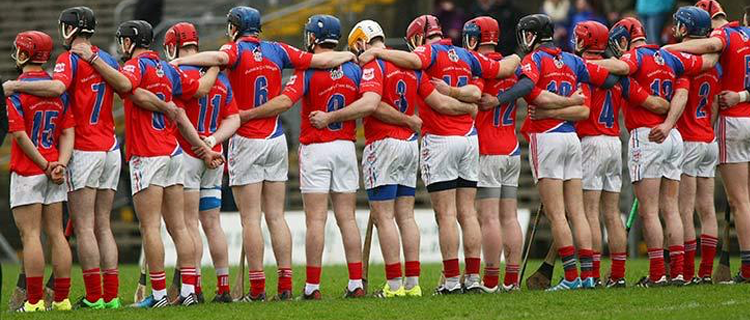
#> input picture src/test-images/1.jpg, 750 x 320 px
$ python -i image.py   (imports and definitions only)
#> lines starting #> are read from the running program, lines starting #| are printed output that depends on the picture
#> further down, picture is the input picture: PIL image 750x320 RGB; mean R, G, B 131.1, 96.1, 81
from PIL import Image, ImageDraw
import webcolors


def get_colors(img, colors=10):
#> called with colors = 10
    resized = img.resize((255, 255))
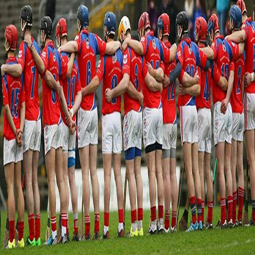
#> resized: PIL image 255x255 RGB; mean R, G, B 131.1, 96.1, 81
    # Quantize to 10 colors, turn it back into RGB for easier convertion to HEX
    converted = resized.convert('P', palette=Image.ADAPTIVE, colors=colors).convert('RGB')
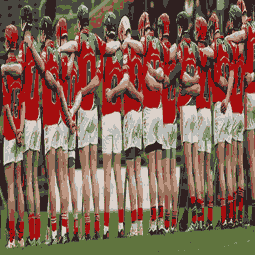
#> converted: PIL image 255x255 RGB; mean R, G, B 130.1, 97, 81.3

    def get_first_item(a):
        return a[0]
    colors = converted.getcolors()
#> colors = [(5677, (189, 151, 131)), (4553, (185, 187, 182)), (6992, (153, 115, 93)), (5032, (147, 67, 60)), (9233, (73, 71, 64)), (4078, (220, 210, 203)), (8866, (164, 14, 15)), (3435, (133, 146, 112)), (9159, (96, 116, 62)), (8000, (47, 32, 32))]
    colors.sort(key=get_first_item, reverse=True)
    colors = [webcolors.rgb_to_hex(color[1]) for color in colors]
#> colors = ['#494740', '#60743e', '#a40e0f', '#2f2020', '#99735d', '#bd9783', '#93433c', '#b9bbb6', '#dcd2cb', '#859270']
    return colors


def getWithPalette(baseImage):
    # Get 10 main colors in HEX
    colors = get_colors(baseImage)

    # Create a new blank image
    baseWidth, baseHeight = baseImage.size
#> baseWidth = 750; baseHeight = 320
    spaceBetweenColors = 20 if baseWidth >= 1500 else 20 if baseWidth >= 1000 else 5
#> spaceBetweenColors = 5
    colorsLen = len(colors)
#> colorsLen = 10
    colorSize = round(
        (baseWidth - (spaceBetweenColors * colorsLen)) / colorsLen)
#> colorSize = 70
    newImage = Image.new(
        'RGBA', (baseWidth, baseHeight + colorSize + (spaceBetweenColors * 2)), (197, 197, 197, 1))

    # Paste the original image
    newImage.paste(baseImage, (0, 0))
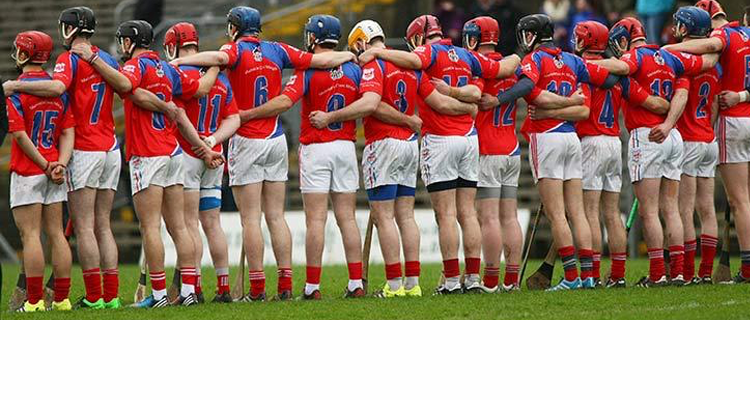
#> newImage: PIL image 750x400 RGBA; mean R, G, B, A 144.3, 116.3, 104.2, 204.2; transparent parts drawn white

    # Draw the palette on the bottom of the image
    context = ImageDraw.Draw(newImage)
    x0 = spaceBetweenColors
#> x0 = 5
    y0 = baseHeight + spaceBetweenColors
#> y0 = 325
    x1 = colorSize
#> x1 = 70
    y1 = baseHeight + spaceBetweenColors + colorSize
#> y1 = 395

    for color in colors:
        context.rectangle([(x0, y0), (x1, y1)], color, '#333', 3)
        x0 += colorSize + spaceBetweenColors
        x1 += colorSize + spaceBetweenColors
#> this loop made 10 passes
#> (color, x0, x1) on passes 1 to 10: ('#494740', 80, 145), ('#60743e', 155, 220), ('#a40e0f', 230, 295), ('#2f2020', 305, 370), ('#99735d', 380, 445), ('#bd9783', 455, 520), ('#93433c', 530, 595), ('#b9bbb6', 605, 670), ('#dcd2cb', 680, 745), ('#859270', 755, 820)
#> after the loop, x0 = 755; x1 = 820

    return (newImage, colors)

>>> from PIL import Image
>>> picture = Image.open('../test-images/1.jpg')
>>> result = getWithPalette(picture)

$ run again, on src/test-images/3.jpg
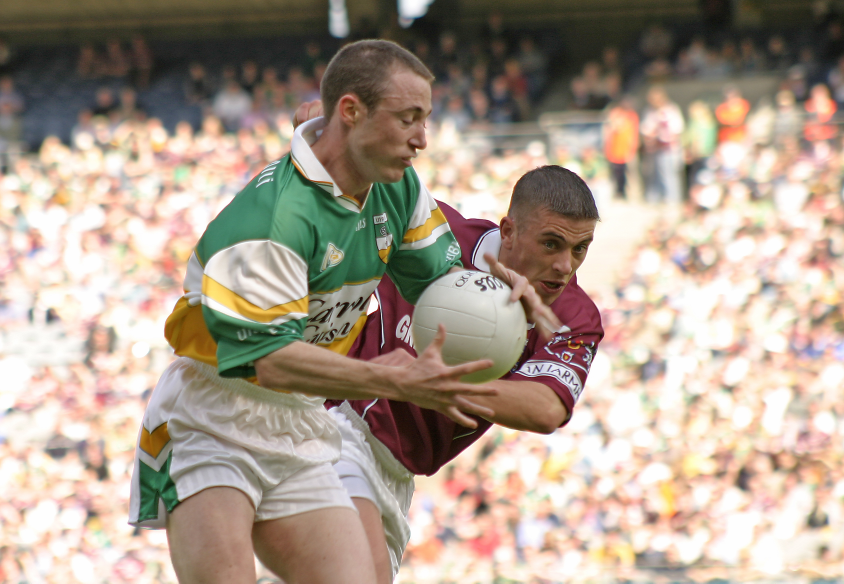
#> input picture src/test-images/3.jpg, 2532 x 1750 px (shown at 1/3 size)
#> picture is the input picture: PIL image 2532x1750 RGB; mean R, G, B 172, 157.4, 142.6
#> in get_colors, `converted = resized.convert('P', palette=Image.ADAPTIVE, colors=colors..`:
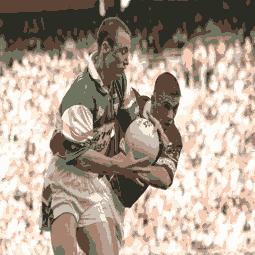
#> converted: PIL image 255x255 RGB; mean R, G, B 173.2, 157.8, 143.2
#> in get_colors, `colors = converted.getcolors()`: colors = [(6103, (254, 237, 219)), (4235, (246, 237, 222)), (5692, (203, 191, 180)), (4780, (167, 131, 111)), (8528, (43, 45, 37)), (7238, (254, 252, 249)), (8291, (245, 206, 181)), (5650, (182, 158, 143)), (6264, (111, 116, 96)), (8244, (92, 68, 55))]
#> in get_colors, `colors = [webcolors.rgb_to_hex(color[1]) for color in colors]`: colors = ['#2b2d25', '#f5ceb5', '#5c4437', '#fefcf9', '#6f7460', '#feeddb', '#cbbfb4', '#b69e8f', '#a7836f', '#f6edde']
#> colorsLen = 10
#> colorSize = 233
#> in getWithPalette, `newImage.paste(baseImage, (0, 0))`:
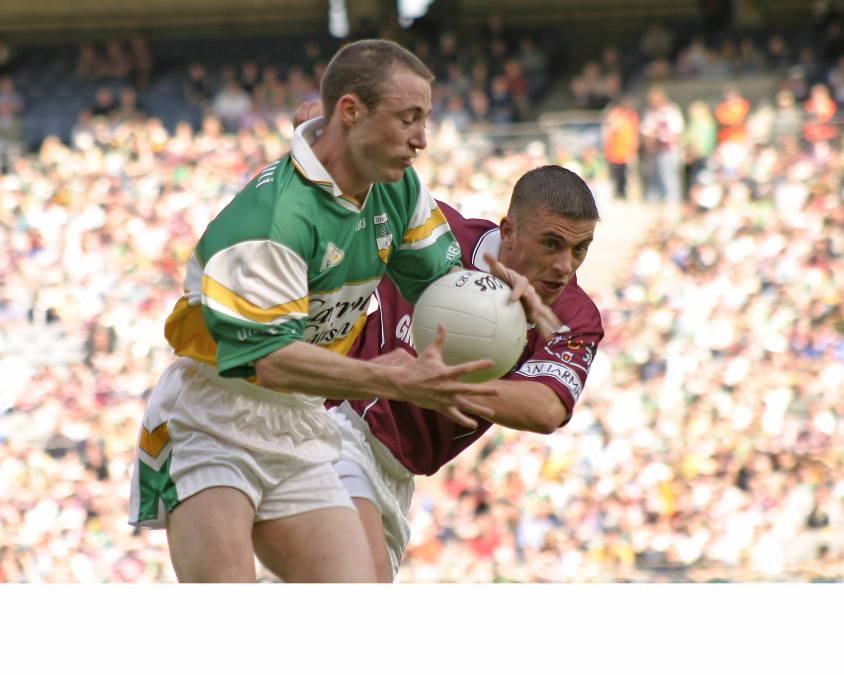
#> newImage: PIL image 2532x2023 RGBA (shown at 1/3 size); mean R, G, B, A 175.4, 162.7, 149.9, 220.7; transparent parts drawn white
#> y1 = 2003
#> the loop in getWithPalette, `for color in colors:` made 10 passes
#> (color, x0, x1) on passes 1 to 8: ('#2b2d25', 273, 486), ('#f5ceb5', 526, 739), ('#5c4437', 779, 992), ('#fefcf9', 1032, 1245), ('#6f7460', 1285, 1498), ('#feeddb', 1538, 1751), ('#cbbfb4', 1791, 2004), ('#b69e8f', 2044, 2257)
#> after the loop in getWithPalette, `for color in colors:`: x0 = 2550; x1 = 2763
